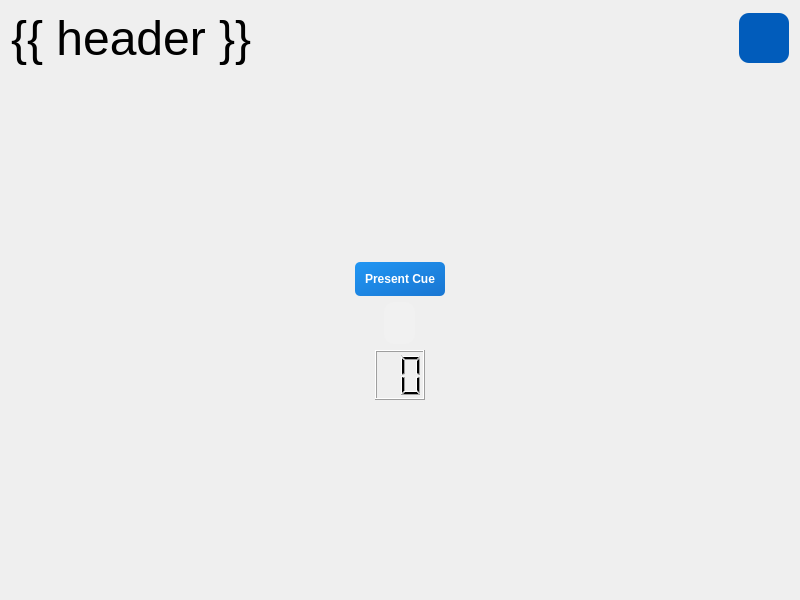
<?xml version="1.0" encoding="UTF-8"?>
<ui version="4.0">
 <class>LightCueCalibrationPage</class>
 <widget class="QWidget" name="LightCueCalibrationPage">
  <property name="geometry">
   <rect>
    <x>0</x>
    <y>0</y>
    <width>800</width>
    <height>600</height>
   </rect>
  </property>
  <property name="sizePolicy">
   <sizepolicy hsizetype="Expanding" vsizetype="Expanding">
    <horstretch>0</horstretch>
    <verstretch>0</verstretch>
   </sizepolicy>
  </property>
  <property name="maximumSize">
   <size>
    <width>3840</width>
    <height>2160</height>
   </size>
  </property>
  <property name="windowTitle">
   <string>{{ header}}</string>
  </property>
  <layout class="QVBoxLayout" name="verticalLayout">
   <item>
    <layout class="QHBoxLayout" name="header">
     <property name="sizeConstraint">
      <enum>QLayout::SizeConstraint::SetMaximumSize</enum>
     </property>
     <item>
      <widget class="QLabel" name="title">
       <property name="maximumSize">
        <size>
         <width>16777215</width>
         <height>100</height>
        </size>
       </property>
       <property name="font">
        <font>
         <family>Arial</family>
         <pointsize>36</pointsize>
        </font>
       </property>
       <property name="text">
        <string>{{ header }}</string>
       </property>
      </widget>
     </item>
     <item>
      <spacer name="horizontal_spacer">
       <property name="orientation">
        <enum>Qt::Orientation::Horizontal</enum>
       </property>
       <property name="sizeHint" stdset="0">
        <size>
         <width>40</width>
         <height>20</height>
        </size>
       </property>
      </spacer>
     </item>
     <item>
      <widget class="QPushButton" name="info_button">
       <property name="minimumSize">
        <size>
         <width>50</width>
         <height>50</height>
        </size>
       </property>
       <property name="maximumSize">
        <size>
         <width>50</width>
         <height>50</height>
        </size>
       </property>
       <property name="styleSheet">
        <string notr="true">QPushButton {
                                    color: rgb(255, 255, 255);
                                    background-color: rgb(1, 92, 187);
                                    border: 1px;
                                    border-radius: 10px;
                                    }

                                    QPushButton:hover {
                                    color: rgb(220,221,229);
                                    background-color: rgb(37, 150, 190);
                                    }

                                    QPushButton:pressed {
                                    color: rgb(220,221,229);
                                    background-color: rgb(37, 150, 190);
                                    }</string>
       </property>
       <property name="text">
        <string/>
       </property>
       <property name="icon">
        <iconset theme="QIcon::ThemeIcon::DialogInformation"/>
       </property>
       <property name="iconSize">
        <size>
         <width>40</width>
         <height>40</height>
        </size>
       </property>
      </widget>
     </item>
    </layout>
   </item>
   <item>
    <layout class="QVBoxLayout" name="body" stretch="0,0,0,0,0">
     <property name="sizeConstraint">
      <enum>QLayout::SizeConstraint::SetMaximumSize</enum>
     </property>
     <item>
      <spacer name="verticalSpacer">
       <property name="orientation">
        <enum>Qt::Orientation::Vertical</enum>
       </property>
       <property name="sizeHint" stdset="0">
        <size>
         <width>20</width>
         <height>40</height>
        </size>
       </property>
      </spacer>
     </item>
     <item alignment="Qt::AlignmentFlag::AlignHCenter|Qt::AlignmentFlag::AlignVCenter">
      <widget class="QPushButton" name="cue_button">
       <property name="sizePolicy">
        <sizepolicy hsizetype="Maximum" vsizetype="Maximum">
         <horstretch>0</horstretch>
         <verstretch>0</verstretch>
        </sizepolicy>
       </property>
       <property name="styleSheet">
        <string notr="true">background: qlineargradient(x1:0, y1:0, x2:1, y2:1, stop:0 #2196F3, stop:1 #1976D2);
color: white;
font-weight: bold;
padding: 10px;
border-radius: 5px;</string>
       </property>
       <property name="text">
        <string>Present Cue</string>
       </property>
      </widget>
     </item>
     <item alignment="Qt::AlignmentFlag::AlignHCenter">
      <widget class="QLabel" name="status_label">
       <property name="sizePolicy">
        <sizepolicy hsizetype="Maximum" vsizetype="Maximum">
         <horstretch>0</horstretch>
         <verstretch>0</verstretch>
        </sizepolicy>
       </property>
       <property name="font">
        <font>
         <family>Arial</family>
         <pointsize>14</pointsize>
        </font>
       </property>
       <property name="styleSheet">
        <string notr="true">background-color: rgba(255, 255, 255, 0.1);
            color: white;
            padding: 10px;
            border-radius: 10px;</string>
       </property>
       <property name="text">
        <string/>
       </property>
      </widget>
     </item>
     <item alignment="Qt::AlignmentFlag::AlignHCenter|Qt::AlignmentFlag::AlignVCenter">
      <widget class="QLCDNumber" name="timer_display">
       <property name="sizePolicy">
        <sizepolicy hsizetype="Fixed" vsizetype="Fixed">
         <horstretch>0</horstretch>
         <verstretch>0</verstretch>
        </sizepolicy>
       </property>
       <property name="minimumSize">
        <size>
         <width>50</width>
         <height>50</height>
        </size>
       </property>
       <property name="baseSize">
        <size>
         <width>50</width>
         <height>50</height>
        </size>
       </property>
       <property name="digitCount">
        <number>2</number>
       </property>
      </widget>
     </item>
     <item>
      <spacer name="verticalSpacer_2">
       <property name="orientation">
        <enum>Qt::Orientation::Vertical</enum>
       </property>
       <property name="sizeHint" stdset="0">
        <size>
         <width>20</width>
         <height>40</height>
        </size>
       </property>
      </spacer>
     </item>
    </layout>
   </item>
  </layout>
 </widget>
 <resources/>
 <connections/>
</ui>
